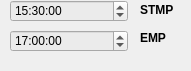
       <widget class="QWidget" name="PeakTimes2Page">
        <property name="geometry">
         <rect>
          <x>0</x>
          <y>0</y>
          <width>191</width>
          <height>71</height>
         </rect>
        </property>
        <attribute name="label">
         <string>Peak Period 2</string>
        </attribute>
        <widget class="QTimeEdit" name="STMPtimeEdit">
         <property name="geometry">
          <rect>
           <x>10</x>
           <y>0</y>
           <width>118</width>
           <height>22</height>
          </rect>
         </property>
         <property name="autoFillBackground">
          <bool>false</bool>
         </property>
         <property name="styleSheet">
          <string notr="true">background-color: rgb(235, 235, 235);</string>
         </property>
         <property name="dateTime">
          <datetime>
           <hour>15</hour>
           <minute>30</minute>
           <second>0</second>
           <year>2022</year>
           <month>3</month>
           <day>15</day>
          </datetime>
         </property>
         <property name="time">
          <time>
           <hour>15</hour>
           <minute>30</minute>
           <second>0</second>
          </time>
         </property>
        </widget>
        <widget class="QLabel" name="STMPlabel">
         <property name="geometry">
          <rect>
           <x>140</x>
           <y>0</y>
           <width>41</width>
           <height>20</height>
          </rect>
         </property>
         <property name="font">
          <font>
           <family>MS Sans Serif</family>
           <weight>75</weight>
           <bold>true</bold>
          </font>
         </property>
         <property name="text">
          <string>STMP</string>
         </property>
        </widget>
        <widget class="QTimeEdit" name="EMPtimeEdit">
         <property name="geometry">
          <rect>
           <x>10</x>
           <y>30</y>
           <width>118</width>
           <height>22</height>
          </rect>
         </property>
         <property name="autoFillBackground">
          <bool>false</bool>
         </property>
         <property name="styleSheet">
          <string notr="true">background-color: rgb(235, 235, 235);</string>
         </property>
         <property name="dateTime">
          <datetime>
           <hour>17</hour>
           <minute>0</minute>
           <second>0</second>
           <year>2022</year>
           <month>3</month>
           <day>15</day>
          </datetime>
         </property>
         <property name="time">
          <time>
           <hour>17</hour>
           <minute>0</minute>
           <second>0</second>
          </time>
         </property>
        </widget>
        <widget class="QLabel" name="EMPlabel">
         <property name="geometry">
          <rect>
           <x>140</x>
           <y>30</y>
           <width>31</width>
           <height>16</height>
          </rect>
         </property>
         <property name="font">
          <font>
           <family>MS Sans Serif</family>
           <weight>75</weight>
           <bold>true</bold>
          </font>
         </property>
         <property name="text">
          <string>EMP</string>
         </property>
        </widget>
       </widget>
